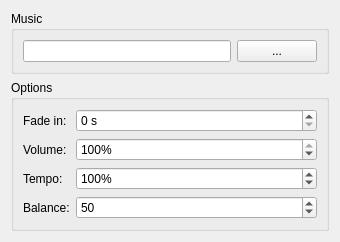
<?xml version="1.0" encoding="UTF-8"?>
<ui version="4.0">
 <class>PlayAudioWidget</class>
 <widget class="QWidget" name="PlayAudioWidget">
  <property name="geometry"><rect><x>0</x><y>0</y><width>340</width><height>230</height></rect></property>
  <layout class="QVBoxLayout" name="verticalLayout">
   <item>
    <widget class="QGroupBox" name="groupFile">
     <property name="title"><string>Music</string></property>
     <layout class="QHBoxLayout" name="layoutFile">
      <item>
       <widget class="QLineEdit" name="lineFile">
        <property name="readOnly"><bool>true</bool></property>
       </widget>
      </item>
      <item>
       <widget class="QPushButton" name="pushPick">
        <property name="sizePolicy"><sizepolicy hsizetype="Maximum" vsizetype="Fixed"><horstretch>0</horstretch><verstretch>0</verstretch></sizepolicy></property>
        <property name="toolTip"><string>Choose the file and listen to it</string></property>
        <property name="text"><string>...</string></property>
       </widget>
      </item>
     </layout>
    </widget>
   </item>
   <item>
    <widget class="QGroupBox" name="groupOptions">
     <property name="title"><string>Options</string></property>
     <layout class="QFormLayout" name="layoutOptions">
      <item row="0" column="0"><widget class="QLabel" name="labelFadeIn"><property name="text"><string>Fade in:</string></property></widget></item>
      <item row="0" column="1">
       <widget class="RpgSpinBox" name="spinFadeIn">
        <property name="suffix"><string> s</string></property>
        <property name="maximum"><number>10</number></property>
       </widget>
      </item>
      <item row="1" column="0"><widget class="QLabel" name="labelVolume"><property name="text"><string>Volume:</string></property></widget></item>
      <item row="1" column="1">
       <widget class="RpgSpinBox" name="spinVolume">
        <property name="suffix"><string>%</string></property>
        <property name="maximum"><number>100</number></property>
        <property name="value"><number>100</number></property>
       </widget>
      </item>
      <item row="2" column="0"><widget class="QLabel" name="labelTempo"><property name="text"><string>Tempo:</string></property></widget></item>
      <item row="2" column="1">
       <widget class="RpgSpinBox" name="spinTempo">
        <property name="suffix"><string>%</string></property>
        <property name="minimum"><number>50</number></property>
        <property name="maximum"><number>150</number></property>
        <property name="value"><number>100</number></property>
       </widget>
      </item>
      <item row="3" column="0"><widget class="QLabel" name="labelBalance"><property name="text"><string>Balance:</string></property></widget></item>
      <item row="3" column="1">
       <widget class="RpgSpinBox" name="spinBalance">
        <property name="toolTip"><string>0: left, 50: center, 100: right</string></property>
        <property name="maximum"><number>100</number></property>
        <property name="value"><number>50</number></property>
       </widget>
      </item>
     </layout>
    </widget>
   </item>
   <item>
    <spacer name="verticalSpacer">
     <property name="orientation"><enum>Qt::Vertical</enum></property>
     <property name="sizeHint" stdset="0"><size><width>20</width><height>10</height></size></property>
    </spacer>
   </item>
  </layout>
 </widget>
 <customwidgets>
  <customwidget>
   <class>RpgSpinBox</class>
   <extends>QSpinBox</extends>
   <header>ui/common/rpg_spinbox.h</header>
  </customwidget>
 </customwidgets>
 <resources/>
 <connections/>
</ui>
